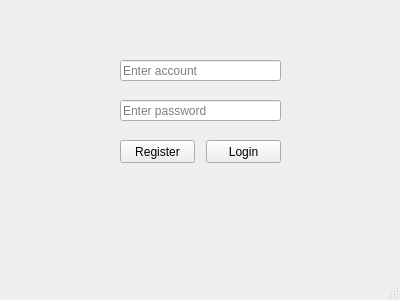
<?xml version="1.0" encoding="UTF-8"?>
<ui version="4.0">
 <class>MainWindow</class>
 <widget class="QMainWindow" name="MainWindow">
  <property name="geometry">
   <rect>
    <x>0</x>
    <y>0</y>
    <width>400</width>
    <height>300</height>
   </rect>
  </property>
  <property name="windowTitle">
   <string>MainWindow</string>
  </property>
  <widget class="QWidget" name="centralwidget">
   <widget class="QLineEdit" name="accountLineEdit">
    <property name="geometry">
     <rect>
      <x>120</x>
      <y>60</y>
      <width>161</width>
      <height>21</height>
     </rect>
    </property>
    <property name="placeholderText">
     <string>Enter account</string>
    </property>
   </widget>
   <widget class="QLineEdit" name="passwordLineEdit">
    <property name="geometry">
     <rect>
      <x>120</x>
      <y>100</y>
      <width>161</width>
      <height>21</height>
     </rect>
    </property>
    <property name="echoMode">
     <enum>QLineEdit::Password</enum>
    </property>
    <property name="placeholderText">
     <string>Enter password</string>
    </property>
   </widget>
   <widget class="QPushButton" name="registerButton">
    <property name="geometry">
     <rect>
      <x>120</x>
      <y>140</y>
      <width>75</width>
      <height>23</height>
     </rect>
    </property>
    <property name="text">
     <string>Register</string>
    </property>
   </widget>
   <widget class="QPushButton" name="loginButton">
    <property name="geometry">
     <rect>
      <x>206</x>
      <y>140</y>
      <width>75</width>
      <height>23</height>
     </rect>
    </property>
    <property name="text">
     <string>Login</string>
    </property>
   </widget>
   <widget class="QLabel" name="messageLabel">
    <property name="geometry">
     <rect>
      <x>120</x>
      <y>180</y>
      <width>161</width>
      <height>16</height>
     </rect>
    </property>
    <property name="text">
     <string/>
    </property>
   </widget>
  </widget>
  <widget class="QMenuBar" name="menubar">
   <property name="geometry">
    <rect>
     <x>0</x>
     <y>0</y>
     <width>400</width>
     <height>21</height>
    </rect>
   </property>
  </widget>
  <widget class="QStatusBar" name="statusbar"/>
 </widget>
 <resources/>
 <connections/>
</ui>
